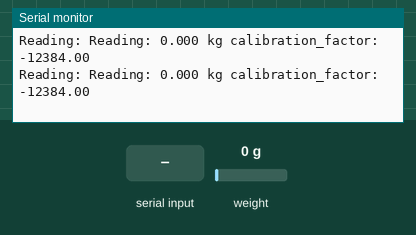
Simulated run of this sketch. Board: Arduino Uno, built with avr-gcc and run on an emulated ATmega328P. Parts: the last lines printed to the serial monitor. The test bench sets the inputs (shaded band); at power-on: weight on the scale 0 g.

Above: at 3.3 s.
3.4 s: weight on the scale set to 100 g
At 3.41 s:
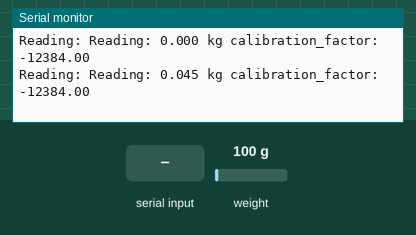
6.4 s: "+" received over Serial
At 6.46 s:
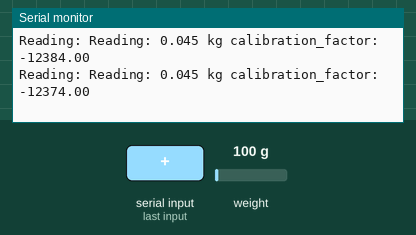
9.4 s: "a" received over Serial
At 9.61 s:
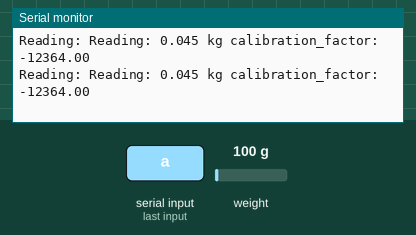
12.4 s: weight on the scale set to 1250 g
At 17.83 s:
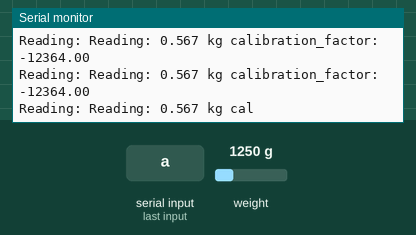
Timing chart, 0 to 17.9 s (numbered marks = the images above; inputs shaded):
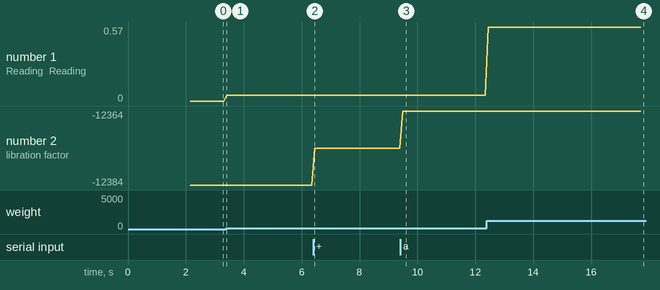

The sketch:

hx711_loadcells_calibration.ino
```cpp
#include "HX711.h"
#define DOUT  2
#define CLK  18

HX711 scale;   // declared globally, no arguments

float calibration_factor = -12384;

void setup() {
  Serial.begin(9600);
  Serial.println("HX711 calibration sketch");
  Serial.println("Remove all weight from scale");
  Serial.println("After readings begin, place known weight on scale");
  Serial.println("Press + or a to increase calibration factor");
  Serial.println("Press - or z to decrease calibration factor");

  scale.begin(DOUT, CLK);   // pins set here instead of constructor
  scale.set_scale();
  scale.tare();             // Reset the scale to 0

  long zero_factor = scale.read_average();
  Serial.print("Zero factor: ");
  Serial.println(zero_factor);
}

void loop() {
  scale.set_scale(calibration_factor);
  Serial.print("Reading: ");
  float weight_kg = scale.get_units() * 0.453592;
  Serial.print("Reading: ");
  Serial.print(weight_kg, 3);
  Serial.print(" kg");
  Serial.print(" calibration_factor: ");
  Serial.print(calibration_factor);
  Serial.println();

  if (Serial.available()) {
    char temp = Serial.read();
    if (temp == '+' || temp == 'a')
      calibration_factor += 10;
    else if (temp == '-' || temp == 'z')
      calibration_factor -= 10;
  }
}
```

Measured:
- after the input at 3.4 s, the serial monitor: prints a new line at once (image 1)
- after the input at 6.4 s, the serial monitor: prints a new line after 0.05 s (image 2)
- after the input at 9.4 s, the serial monitor: prints a new line after 0.10 s (image 3)
- after the input at 12.4 s, the serial monitor: prints a new line after 0.05 s (image 4)
- plotted number 1: 0 → 0.04 after the input at 3.4 s, 0.04 → 0.57 after the input at 12.4 s
- plotted number 2: -12384 → -12374 after the input at 6.4 s, -12374 → -12364 after the input at 9.4 s
